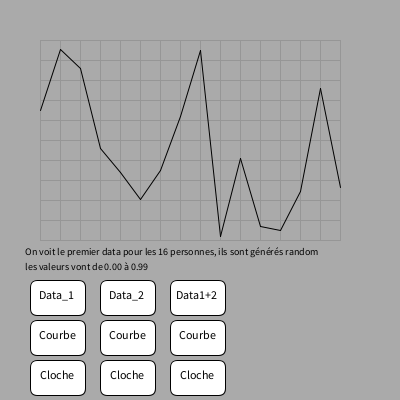
Frame 1 (no input)
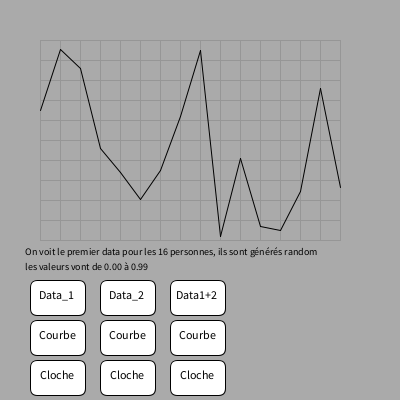
Frame 60 (the mouse pressed at the canvas centre just before this capture)
Frame 120 (the mouse held since frame 60 and released just before this capture): identical to frame 60, image omitted

The Processing sketch that drew these frames (run headless with seeded random() and noise(); from frame 60 on, the mouse is pressed at the canvas centre):

// Processing sketch: processing_73712
// ── processing_73712.pde

//TABLEAU : ARRAY 2D

//par Guillaume Perreault Roy

//je me fais une belle coquille, ce sketch se limite À:
//GRAPHIQUE_ANALYSE

final int INTRODUCTION = 0;
final int WHATEVER = 1;
final int BOF = 2;
final int VOIRE = 3;
final int GRAPHIQUE_ANALYSE = 4;

// Variable pour la gestion des etats.
int etat = GRAPHIQUE_ANALYSE;

//je déclare toutes mes valeurs, j'ai mis mes initiales dedans 
//éviter les conflits quand on va merger les sketches

int gpr_j = 40;//valeur générique pour les boucles ''for''
int gpr_k = 0;//valeur générique pour les boucles ''for''
float gpr_float =0; //valeur générique pour mémoriser des floats
float gpr_float2 =0; //valeur générique pour mémoriser des floats
int gpr_analyse =0;//passe d'un mode d'analyse à l'autre
int gpr_personnes = 16;//déclare le nombre de personnes
int gpr_data = 2;//déclare le nombre de données
//Array principal
float[][] gpr_monArray = new float[gpr_personnes][gpr_data];
//Array copié et destructible, propre à des modifications sans perte des données premières
float[][] gpr_monArrayCopie = new float[gpr_personnes][gpr_data];

void setup() {

  size(400, 400);
  background (170);

  //Je remplit chaque personne d'un certain nombre de données
  //données entre 0.0 et 9.9

  for (int gpr_j = 0; gpr_j < gpr_personnes; gpr_j++) {
    for (int gpr_k = 0;gpr_k < gpr_data; gpr_k++) {
      gpr_monArray[gpr_j][gpr_k] = random(10)/10;
    }
  }
}

//Mon void draw ne sert À RIEN D'AUTRE que d'aiguiller 
//d'un void à l'autre


void draw() {

  if ( etat == INTRODUCTION ) {
    introduction();
  } 
  else if ( etat == GRAPHIQUE_ANALYSE) {
    graphique_analyse();
  }
}

// void introduction pas fait, pas grave on y va jamais!

void introduction() {
}

//TOUT ce qui se passe dans le sketch est là 

void graphique_analyse() {

  background (170);

  //Ça dessine le tableau, y'a rien là!
  stroke (150);
  for (int gpr_k = 40; gpr_k < 241; gpr_k = gpr_k+20) {
    for (int gpr_j = 40; gpr_j < 341; gpr_j = gpr_j+20) {
      line(gpr_j, 40, gpr_j, 240);
    }
    line(40, gpr_k, 340, gpr_k);
  }

  if (gpr_analyse == 0) {

    textAlign(LEFT);
    textSize(10);
    fill(0);
    text("On voit le premier data pour les 16 personnes, ils sont générés random", 25, 255);
    text("les valeurs vont de 0.00 à 0.99", 25, 270);

    //Dessine les lignes d'évolution des valeurs
    stroke (0);

    for (int gpr_k = 0; gpr_k < gpr_personnes-1;gpr_k++) {
      line (40+ (gpr_k*20), 240 - ((gpr_monArray [gpr_k][0])*200), 60+(gpr_k*20), 240 - ((gpr_monArray [gpr_k+1][0])*200));
    }
  }

  if (gpr_analyse == 1) {

    textAlign(LEFT);
    textSize(10);
    fill(0);
    text("Meme premier data, mais les 16 personnes sont placées en ordre ascendant", 25, 255);

    //Transfère les données de l'array Principal à l'Array copie
    for (int gpr_j = 0; gpr_j < gpr_personnes; gpr_j++) {
      for (int gpr_k = 0;gpr_k < gpr_data; gpr_k++) {
        gpr_monArrayCopie[gpr_j][gpr_k] = gpr_monArray[gpr_j][gpr_k];
      }
    }
    //Classe les personnes par ordre croissant
    for (int gpr_j = 0; gpr_j < gpr_personnes-1;gpr_j++) {
      for (int gpr_k = 0; gpr_k < gpr_personnes-1;gpr_k++) {
        if ((gpr_monArrayCopie [gpr_k][0]) > (gpr_monArrayCopie [gpr_k+1][0])) {
          gpr_float = (gpr_monArrayCopie [gpr_k+1][0]);
          (gpr_monArrayCopie [gpr_k+1][0]) = (gpr_monArrayCopie [gpr_k][0]);
          (gpr_monArrayCopie [gpr_k][0]) = gpr_float;
        }
      }
    }

    //Dessine les lignes d'évolution des valeurs
    stroke (0);
    for (int gpr_k = 0; gpr_k < gpr_personnes-1;gpr_k++) {
      line (40+ (gpr_k*20), 240 - ((gpr_monArrayCopie [gpr_k][0])*200), 60+(gpr_k*20), 240 - ((gpr_monArrayCopie [gpr_k+1][0])*200));
    }
  }

  if (gpr_analyse == 2) {

    textAlign(LEFT);
    textSize(10);
    fill(0);
    text("Encore classés en ordre ascendant, mais c'est la ", 25, 255);
    text(gpr_float2, 350, 270);
    text("PROXIMITÉ à la moyenne qui est affichée", 25, 270);

    //Transfère les données de l'array Principal à l'Array copie
    for (int gpr_j = 0; gpr_j < gpr_personnes; gpr_j++) {
      for (int gpr_k = 0;gpr_k < gpr_data; gpr_k++) {
        gpr_monArrayCopie[gpr_j][gpr_k] = gpr_monArray[gpr_j][gpr_k];
      }
    }

    //Classe les personnes par ordre croissant
    for (int gpr_j = 0; gpr_j < gpr_personnes-1;gpr_j++) {
      for (int gpr_k = 0; gpr_k < gpr_personnes-1;gpr_k++) {
        if ((gpr_monArrayCopie [gpr_k][0]) > (gpr_monArrayCopie [gpr_k+1][0])) {
          gpr_float = (gpr_monArrayCopie [gpr_k+1][0]);
          (gpr_monArrayCopie [gpr_k+1][0]) = (gpr_monArrayCopie [gpr_k][0]);
          (gpr_monArrayCopie [gpr_k][0]) = gpr_float;
        }
      }
    }

    //Obtient la moyenne de tout les data 1
    gpr_float = 0;
    for (int gpr_j = 0; gpr_j < gpr_personnes; gpr_j++) {
      gpr_float =gpr_float + gpr_monArrayCopie[gpr_j][0];
    }

    gpr_float2 = gpr_float / gpr_personnes;
    println(gpr_float2);


    //Transforme le data 1 en proximité de la moyenne
    for (int gpr_k = 0;gpr_k < gpr_personnes; gpr_k++) {
      if (gpr_monArrayCopie[gpr_k][0] > gpr_float2) {
        gpr_float = gpr_monArrayCopie[gpr_k][0] - gpr_float2;
      }
      if (gpr_monArrayCopie[gpr_k][0] <= gpr_float2) {
        gpr_float = gpr_float2 - gpr_monArrayCopie[gpr_k][0];
      }
      gpr_monArrayCopie[gpr_k][0] = 1- (gpr_float*1.5);
      println(gpr_float);
    }

    //Dessine les lignes d'évolution des valeurs
    stroke (0);
    for (int gpr_k = 0; gpr_k < gpr_personnes-1;gpr_k++) {
      line (40+ (gpr_k*20), 240 - ((gpr_monArrayCopie [gpr_k][0])*200), 60+(gpr_k*20), 240 - ((gpr_monArrayCopie [gpr_k+1][0])*200));
    }
  }

  if (gpr_analyse == 3) {

    textAlign(LEFT);
    textSize(10);
    fill(0);
    text("On voit le deuxième data pour les 16 personnes, ont peut", 25, 255);
    text("visualiser les deux indépendamment", 25, 270);

    //Dessine les lignes d'évolution des valeurs
    stroke (0);

    for (int gpr_k = 0; gpr_k < gpr_personnes-1;gpr_k++) {
      line (40+ (gpr_k*20), 240 - ((gpr_monArray [gpr_k][1])*200), 60+(gpr_k*20), 240 - ((gpr_monArray [gpr_k+1][1])*200));
    }
  }

  if (gpr_analyse == 4) {

    textAlign(LEFT);
    textSize(10);
    fill(0);
    text("Deuxième data, mais les 16 personnes sont placées en ordre ascendant", 25, 255);

    //Transfère les données de l'array Principal à l'Array copie
    for (int gpr_j = 0; gpr_j < gpr_personnes; gpr_j++) {
      for (int gpr_k = 0;gpr_k < gpr_data; gpr_k++) {
        gpr_monArrayCopie[gpr_j][gpr_k] = gpr_monArray[gpr_j][gpr_k];
      }
    }
    //Classe les personnes par ordre croissant
    for (int gpr_j = 0; gpr_j < gpr_personnes-1;gpr_j++) {
      for (int gpr_k = 0; gpr_k < gpr_personnes-1;gpr_k++) {
        if ((gpr_monArrayCopie [gpr_k][1]) > (gpr_monArrayCopie [gpr_k+1][1])) {
          gpr_float = (gpr_monArrayCopie [gpr_k+1][1]);
          (gpr_monArrayCopie [gpr_k+1][1]) = (gpr_monArrayCopie [gpr_k][1]);
          (gpr_monArrayCopie [gpr_k][1]) = gpr_float;
        }
      }
    }

    //Dessine les lignes d'évolution des valeurs
    stroke (0);
    for (int gpr_k = 0; gpr_k < gpr_personnes-1;gpr_k++) {
      line (40+ (gpr_k*20), 240 - ((gpr_monArrayCopie [gpr_k][1])*200), 60+(gpr_k*20), 240 - ((gpr_monArrayCopie [gpr_k+1][1])*200));
    }
  }

  if (gpr_analyse == 5) {

    textAlign(LEFT);
    textSize(10);
    fill(0);
    text("Encore classés en ordre ascendant, mais c'est la ", 25, 255);
    text(gpr_float2, 350, 270);
    text("PROXIMITÉ à la moyenne qui est affichée", 25, 270);

    //Transfère les données de l'array Principal à l'Array copie
    for (int gpr_j = 0; gpr_j < gpr_personnes; gpr_j++) {
      for (int gpr_k = 0;gpr_k < gpr_data; gpr_k++) {
        gpr_monArrayCopie[gpr_j][gpr_k] = gpr_monArray[gpr_j][gpr_k];
      }
    }

    //Classe les personnes par ordre croissant
    for (int gpr_j = 0; gpr_j < gpr_personnes-1;gpr_j++) {
      for (int gpr_k = 0; gpr_k < gpr_personnes-1;gpr_k++) {
        if ((gpr_monArrayCopie [gpr_k][1]) > (gpr_monArrayCopie [gpr_k+1][1])) {
          gpr_float = (gpr_monArrayCopie [gpr_k+1][1]);
          (gpr_monArrayCopie [gpr_k+1][1]) = (gpr_monArrayCopie [gpr_k][1]);
          (gpr_monArrayCopie [gpr_k][1]) = gpr_float;
        }
      }
    }

    //Obtient la moyenne de tout les data 1
    gpr_float = 0;
    for (int gpr_j = 0; gpr_j < gpr_personnes; gpr_j++) {
      gpr_float =gpr_float + gpr_monArrayCopie[gpr_j][1];
    }

    gpr_float2 = gpr_float / gpr_personnes;
    println(gpr_float2);


    //Transforme le data 1 en proximité de la moyenne
    for (int gpr_k = 0;gpr_k < gpr_personnes; gpr_k++) {
      if (gpr_monArrayCopie[gpr_k][1] > gpr_float2) {
        gpr_float = gpr_monArrayCopie[gpr_k][1] - gpr_float2;
      }
      if (gpr_monArrayCopie[gpr_k][1] <= gpr_float2) {
        gpr_float = gpr_float2 - gpr_monArrayCopie[gpr_k][1];
      }
      gpr_monArrayCopie[gpr_k][1] = 1- (gpr_float*1.5);
      println(gpr_float);
    }

    //Dessine les lignes d'évolution des valeurs
    stroke (0);
    for (int gpr_k = 0; gpr_k < gpr_personnes-1;gpr_k++) {
      line (40+ (gpr_k*20), 240 - ((gpr_monArrayCopie [gpr_k][1])*200), 60+(gpr_k*20), 240 - ((gpr_monArrayCopie [gpr_k+1][1])*200));
    }
  }

  if (gpr_analyse == 6) {

    textAlign(LEFT);
    textSize(10);
    fill(0);
    text("On voit l'addition des 2 datas pour les 16 personnes, ont peut", 25, 255);
    text("observer des résultats plus près de la moyenne", 25, 270);

    //Dessine les lignes d'évolution des valeurs
    stroke (0);

    for (int gpr_k = 0; gpr_k < gpr_personnes-1;gpr_k++) {
      line (40+ (gpr_k*20), 240 - (((gpr_monArray [gpr_k][0]) + (gpr_monArray [gpr_k][1]))*100), 60+(gpr_k*20), 240 - (((gpr_monArray [gpr_k+1][0]) + (gpr_monArray [gpr_k+1][1]))*100));
    }
  }

  if (gpr_analyse == 7) {

    textAlign(LEFT);
    textSize(10);
    fill(0);
    text("Deuxième data, mais les 16 personnes sont placées en ordre ascendant", 25, 255);


    //Transfère les données de l'array Principal à l'Array
    for (int gpr_j = 0; gpr_j < gpr_personnes; gpr_j++) {
      for (int gpr_k = 0;gpr_k < gpr_data; gpr_k++) {
        gpr_monArrayCopie[gpr_j][gpr_k] = gpr_monArray[gpr_j][gpr_k];
      }
    }
    //Compile les 2 datas dans l'espace du premier
    for (int gpr_j = 0; gpr_j < gpr_personnes; gpr_j++) {
      gpr_monArrayCopie[gpr_j][0] = (gpr_monArrayCopie[gpr_j][0] + gpr_monArrayCopie[gpr_j][1])/2;
    }
    //Classe les personnes par ordre croissant Data_1
    for (int gpr_j = 0; gpr_j < gpr_personnes-1;gpr_j++) {
      for (int gpr_k = 0; gpr_k < gpr_personnes-1;gpr_k++) {
        if ((gpr_monArrayCopie [gpr_k][0]) > (gpr_monArrayCopie [gpr_k+1][0])) {
          gpr_float = (gpr_monArrayCopie [gpr_k+1][0]);
          (gpr_monArrayCopie [gpr_k+1][0]) = (gpr_monArrayCopie [gpr_k][0]);
          (gpr_monArrayCopie [gpr_k][0]) = gpr_float;
        }
      }
    }

    //Dessine les lignes d'évolution des valeurs
    stroke (0);
    for (int gpr_k = 0; gpr_k < gpr_personnes-1;gpr_k++) {
      line (40+ (gpr_k*20), 240 - ((gpr_monArrayCopie [gpr_k][0])*200), 60+(gpr_k*20), 240 - ((gpr_monArrayCopie [gpr_k+1][0])*200));
    }
  }

  if (gpr_analyse == 8) {

    textAlign(LEFT);
    textSize(10);
    fill(0);
    text("C'est la partie intéressante, est-ce qu'on voit les ", 25, 255);
    text(gpr_float2, 350, 270);
    text("exceptions s'estomper", 25, 270);

    //Transfère les données de l'array Principal à l'Array
    for (int gpr_j = 0; gpr_j < gpr_personnes; gpr_j++) {
      for (int gpr_k = 0;gpr_k < gpr_data; gpr_k++) {
        gpr_monArrayCopie[gpr_j][gpr_k] = gpr_monArray[gpr_j][gpr_k];
      }
    }
    //Compile les 2 datas dans l'espace du premier
    for (int gpr_j = 0; gpr_j < gpr_personnes; gpr_j++) {
      gpr_monArrayCopie[gpr_j][0] = (gpr_monArrayCopie[gpr_j][0] + gpr_monArrayCopie[gpr_j][1])/2;
    }
    //Classe les personnes par ordre croissant Data_1
    for (int gpr_j = 0; gpr_j < gpr_personnes-1;gpr_j++) {
      for (int gpr_k = 0; gpr_k < gpr_personnes-1;gpr_k++) {
        if ((gpr_monArrayCopie [gpr_k][0]) > (gpr_monArrayCopie [gpr_k+1][0])) {
          gpr_float = (gpr_monArrayCopie [gpr_k+1][0]);
          (gpr_monArrayCopie [gpr_k+1][0]) = (gpr_monArrayCopie [gpr_k][0]);
          (gpr_monArrayCopie [gpr_k][0]) = gpr_float;
        }
      }
    }

    //Obtient la moyenne des deux datas
    gpr_float = 0;
    for (int gpr_j = 0; gpr_j < gpr_personnes; gpr_j++) {
      gpr_float =gpr_float + gpr_monArrayCopie[gpr_j][0];
    }

    gpr_float2 = gpr_float / gpr_personnes;
    println(gpr_float2);


    //Transforme l'adéquation des 2 datas en proximité de la moyenne
    for (int gpr_k = 0;gpr_k < gpr_personnes; gpr_k++) {
      if (gpr_monArrayCopie[gpr_k][0] > gpr_float2) {
        gpr_float = gpr_monArrayCopie[gpr_k][0] - gpr_float2;
      }
      if (gpr_monArrayCopie[gpr_k][0] <= gpr_float2) {
        gpr_float = gpr_float2 - gpr_monArrayCopie[gpr_k][0];
      }
      gpr_monArrayCopie[gpr_k][0] = 1- (gpr_float*1.5);
      println(gpr_float);
    }

    //Dessine les lignes d'évolution des valeurs
    stroke (0);
    for (int gpr_k = 0; gpr_k < gpr_personnes-1;gpr_k++) {
      line (40+ (gpr_k*20), 240 - ((gpr_monArrayCopie [gpr_k][0])*200), 60+(gpr_k*20), 240 - ((gpr_monArrayCopie [gpr_k+1][0])*200));
    }
  }



  //Dessine les boutons
  stroke (0);
  fill (255);
  rect(30, 280, 55, 35, 7);

  textAlign(CENTER, CENTER);
  textSize(12);
  fill(0);
  text("Data_1", 57, 295);

  fill (255);
  rect(30, 320, 55, 35, 7);

  fill(0);
  text("Courbe", 57, 335);

  fill (255);
  rect(30, 360, 55, 35, 7);

  fill(0);
  text("Cloche", 57, 375);

  fill (255);
  rect(100, 280, 55, 35, 7);

  textAlign(CENTER, CENTER);
  textSize(12);
  fill(0);
  text("Data_2", 127, 295);

  fill (255);
  rect(100, 320, 55, 35, 7);

  fill(0);
  text("Courbe", 127, 335);

  fill (255);
  rect(100, 360, 55, 35, 7);

  fill(0);
  text("Cloche", 127, 375);

  stroke (0);
  fill (255);
  rect(170, 280, 55, 35, 7);

  textAlign(CENTER, CENTER);
  textSize(12);
  fill(0);
  text("Data1+2", 197, 295);

  fill (255);
  rect(170, 320, 55, 35, 7);

  fill(0);
  text("Courbe", 197, 335);

  fill (255);
  rect(170, 360, 55, 35, 7);

  fill(0);
  text("Cloche", 197, 375);
}


void mousePressed() {

  if (mouseX >= 30 && mouseX <= 85 && mouseY >= 280 && mouseY <= 315) {
    gpr_analyse = 0;
  }
  if (mouseX >= 30 && mouseX <= 85 && mouseY >= 320 && mouseY <= 355) {
    gpr_analyse = 1;
  }
  if (mouseX >= 30 && mouseX <= 85 && mouseY >= 360 && mouseY <= 395) {
    gpr_analyse = 2;
  }
  if (mouseX >= 100 && mouseX <= 155 && mouseY >= 280 && mouseY <= 315) {
    gpr_analyse = 3;
  }
  if (mouseX >= 100 && mouseX <= 155 && mouseY >= 320 && mouseY <= 355) {
    gpr_analyse = 4;
  }
  if (mouseX >= 100 && mouseX <= 155 && mouseY >= 360 && mouseY <= 395) {
    gpr_analyse = 5;
  }
  if (mouseX >= 170 && mouseX <= 225 && mouseY >= 280 && mouseY <= 315) {
    gpr_analyse = 6;
  }
  if (mouseX >= 170 && mouseX <= 225 && mouseY >= 320 && mouseY <= 355) {
    gpr_analyse = 7;
  }
  if (mouseX >= 170 && mouseX <= 225 && mouseY >= 360 && mouseY <= 395) {
    gpr_analyse = 8;
  }
}
